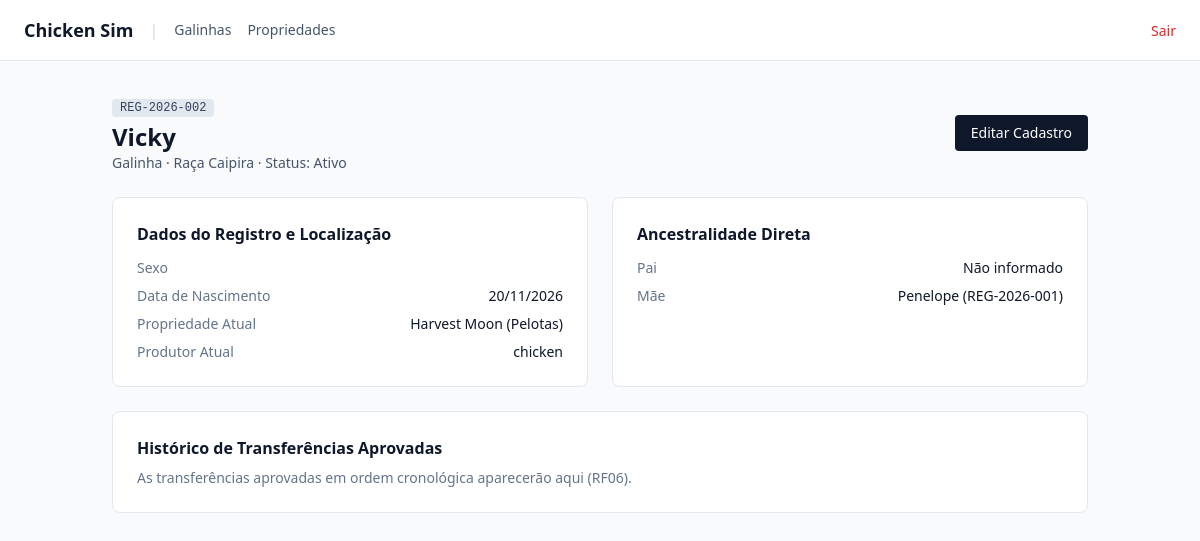
The page /galinhas/2/ (signed in) on the database its author committed.
### cartorio/models.py (models this page shows, shortened)
class Animal(models.Model):
    SEXO_CHOICES = [
        ('M', 'Macho'),
        ('F', 'Fêmea'),
        ('N', 'Não definido'),
    ]
    STATUS_CHOICES = [
        ('ativo', 'Ativo'),
        ('inativo', 'Inativo'),
        ('morto', 'Morto'),
        ('transferido', 'Transferido'),
    ]
    numero_registro = models.CharField(max_length=50, unique=True) # RN01
    nome = models.CharField(max_length=150)
    especie = models.CharField(max_length=100, default='Galinha') # Default species is set to 'Galinha' (Chicken)
    raca = models.ForeignKey(Raca, on_delete=models.PROTECT)
    sexo = models.CharField(max_length=1, choices=SEXO_CHOICES)
    nascimento = models.DateField()
    propriedade_atual = models.ForeignKey(
        Propriedade, on_delete=models.PROTECT, related_name='animais'
    )
    pai = models.ForeignKey(
        'self',
        null=True,
        blank=True,
        on_delete=models.SET_NULL,
        related_name='filhos_pai'
    )
    mae = models.ForeignKey(
        'self',
        null=True,
        blank=True,
        on_delete=models.SET_NULL,
        related_name='filhos_mae'
    )
    status = models.CharField(
        max_length=20, choices=STATUS_CHOICES, default='ativo'
    )
    created_at = models.DateTimeField(auto_now_add=True)
    updated_at = models.DateTimeField(auto_now=True)

class Raca(models.Model):
    nome = models.CharField(max_length=100, unique=True)

class Propriedade(models.Model):
    nome = models.CharField(max_length=150)
    municipio = models.CharField(max_length=100)
    produtor = models.ForeignKey(
        Usuario, on_delete=models.CASCADE, related_name='propriedades'
    )

class Usuario(AbstractUser):
    is_cartorio = models.BooleanField(default=False)

### cartorio/views.py (the view)
# urls.py: path('galinhas/<int:pk>/', AnimalDetailView.as_view(), name='animal_detail'),
class AnimalDetailView(CartorioRequiredMixin, DetailView):
    model = Animal
    template_name = 'cartorio/animal_detail.html'
    context_object_name = 'animal'
    def get_queryset(self):
        return Animal.objects.select_related(
            'raca',
            'propriedade_atual',
            'propriedade_atual__produtor',
            'pai',
            'mae',
        )

### cartorio/mixins.py (called while the page is built)
    def test_func(self):
        return bool(self.request.user.is_authenticated and self.request.user.is_cartorio)

### cartorio/templates/cartorio/animal_detail.html (shortened to what this page needs)
<!DOCTYPE html>
<html lang="pt-br">
<head>
  <script src="https://cdn.tailwindcss.com"></script>
</head>
<body class="bg-slate-50 text-slate-800 min-h-screen">
  <nav class="bg-white border-b border-slate-200 px-6 py-4 flex items-center justify-between">
    <div class="flex items-center gap-4">
      <a href="{% url 'cartorio_dashboard' %}" class="font-bold text-lg text-slate-900">
        Chicken Sim
      </a>
      <span class="text-slate-300">|</span>
      <a href="{% url 'animal_list' %}" class="text-sm text-slate-600 hover:text-slate-900">
        Galinhas
      </a>
      <a href="{% url 'propriedade_list' %}" class="text-sm text-slate-600 hover:text-slate-900">
        Propriedades
      </a>
    </div>
    <form method="post" action="{% url 'logout' %}" class="inline">
      <button type="submit" class="text-sm text-red-600 hover:underline font-medium">Sair</button>
    </form>
  </nav>
  <main class="max-w-5xl mx-auto px-6 py-8 space-y-6">
    <div class="flex flex-col sm:flex-row sm:items-center sm:justify-between gap-4">
      <div>
        <span class="font-mono text-xs bg-slate-200 text-slate-700 px-2 py-0.5 rounded">
          {{ animal.numero_registro }}
        </span>
        <h1 class="text-2xl font-bold text-slate-900 mt-1">{{ animal.nome }}</h1>
        <p class="text-sm text-slate-600">
          {{ animal.especie }} · Raça {{ animal.raca.nome }} · Status: {{ animal.get_status_display }}
        </p>
      </div>
      <div class="flex items-center gap-2">
        <a href="{% url 'animal_update' animal.pk %}" class="bg-slate-900 text-white text-sm font-medium px-4 py-2 rounded hover:bg-slate-800">
          Editar Cadastro
        </a>
      </div>
    </div>
    <div class="grid grid-cols-1 md:grid-cols-2 gap-6">
      <section class="bg-white p-6 rounded-lg border border-slate-200 shadow-xs space-y-3">
        <h2 class="text-base font-semibold text-slate-900">Dados do Registro e Localização</h2>
        <dl class="text-sm space-y-2">
          <div class="flex justify-between">
            <dt class="text-slate-500">Sexo</dt>
          </div>
          <div class="flex justify-between">
            <dt class="text-slate-500">Data de Nascimento</dt>
            <dd class="font-medium text-slate-900">{{ animal.nascimento|date:"d/m/Y" }}</dd>
          </div>
          <div class="flex justify-between">
            <dt class="text-slate-500">Propriedade Atual</dt>
            <dd class="font-medium text-slate-900">
              {{ animal.propriedade_atual.nome }} ({{ animal.propriedade_atual.municipio }})
            </dd>
          </div>
          <div class="flex justify-between">
            <dt class="text-slate-500">Produtor Atual</dt>
            <dd class="font-medium text-slate-900">{{ animal.propriedade_atual.produtor.username }}</dd>
          </div>
        </dl>
      </section>
      <section class="bg-white p-6 rounded-lg border border-slate-200 shadow-xs space-y-3">
        <h2 class="text-base font-semibold text-slate-900">Ancestralidade Direta</h2>
        <dl class="text-sm space-y-2">
          <div class="flex justify-between">
            <dt class="text-slate-500">Pai</dt>
            <dd class="font-medium text-slate-900">
              {% if animal.pai %}
                <a href="{% url 'animal_detail' animal.pai.pk %}" class="hover:underline">
                  {{ animal.pai.nome }} ({{ animal.pai.numero_registro }})
                </a>
              {% else %}
                Não informado
              {% endif %}
            </dd>
          </div>
          <div class="flex justify-between">
            <dt class="text-slate-500">Mãe</dt>
            <dd class="font-medium text-slate-900">
              {% if animal.mae %}
                <a href="{% url 'animal_detail' animal.mae.pk %}" class="hover:underline">
                  {{ animal.mae.nome }} ({{ animal.mae.numero_registro }})
                </a>
              {% else %}
                Não informado
              {% endif %}
            </dd>
          </div>
        </dl>
      </section>
    </div>
    <section class="bg-white p-6 rounded-lg border border-slate-200 shadow-xs">
      <h2 class="text-base font-semibold text-slate-900 mb-2">Histórico de Transferências Aprovadas</h2>
      <p class="text-sm text-slate-500">
        As transferências aprovadas em ordem cronológica aparecerão aqui (RF06).
      </p>
    </section>
  </main>
</body>
</html>

### rows shown on the page
Animal: numero_registro "REG-2026-002", nome "Vicky", especie "Galinha", raca.nome "Caipira", status "Ativo", nascimento "20/11/2026", propriedade_atual.nome "Harvest Moon", propriedade_atual.municipio "Pelotas", propriedade_atual.produtor.username "chicken", mae.nome "Penelope", mae.numero_registro "REG-2026-001"
